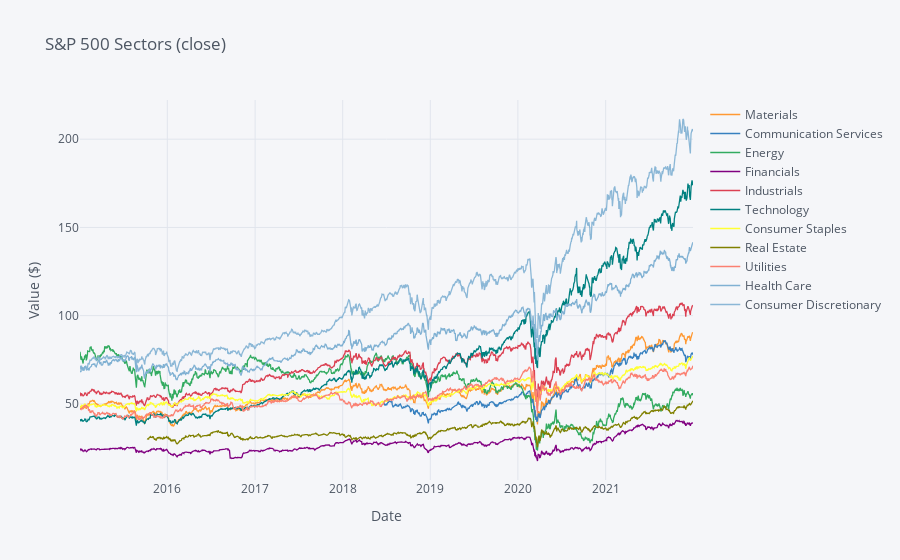

Notebook cell for this chart:
### Code cell
sectplot("close", stocks)

### Figure 1 — Plotly figure (JSON) as saved in the notebook; plotly's stock layout.template omitted (floating-point values rounded to 4 significant figures; data arrays with more than 128 entries replaced by an {"elided": "..."} marker saying what was removed)
{"data": [{"line": {"color": "rgba(255, 153, 51, 1.0)", "dash": "solid", "shape": "linear", "width": 1.3}, "mode": "lines", "name": "Materials", "text": "", "type": "scatter", "x": {"elided": "1763 str values"}, "y": {"elided": "1763 float values"}}, {"line": {"color": "rgba(55, 128, 191, 1.0)", "dash": "solid", "shape": "linear", "width": 1.3}, "mode": "lines", "name": "Communication Services", "text": "", "type": "scatter", "x": {"elided": "1763 str values"}, "y": {"elided": "1763 mixed values"}}, {"line": {"color": "rgba(50, 171, 96, 1.0)", "dash": "solid", "shape": "linear", "width": 1.3}, "mode": "lines", "name": "Energy", "text": "", "type": "scatter", "x": {"elided": "1763 str values"}, "y": {"elided": "1763 float values"}}, {"line": {"color": "rgba(128, 0, 128, 1.0)", "dash": "solid", "shape": "linear", "width": 1.3}, "mode": "lines", "name": "Financials", "text": "", "type": "scatter", "x": {"elided": "1763 str values"}, "y": {"elided": "1763 float values"}}, {"line": {"color": "rgba(219, 64, 82, 1.0)", "dash": "solid", "shape": "linear", "width": 1.3}, "mode": "lines", "name": "Industrials", "text": "", "type": "scatter", "x": {"elided": "1763 str values"}, "y": {"elided": "1763 float values"}}, {"line": {"color": "rgba(0, 128, 128, 1.0)", "dash": "solid", "shape": "linear", "width": 1.3}, "mode": "lines", "name": "Technology", "text": "", "type": "scatter", "x": {"elided": "1763 str values"}, "y": {"elided": "1763 float values"}}, {"line": {"color": "rgba(255, 255, 51, 1.0)", "dash": "solid", "shape": "linear", "width": 1.3}, "mode": "lines", "name": "Consumer Staples", "text": "", "type": "scatter", "x": {"elided": "1763 str values"}, "y": {"elided": "1763 float values"}}, {"line": {"color": "rgba(128, 128, 0, 1.0)", "dash": "solid", "shape": "linear", "width": 1.3}, "mode": "lines", "name": "Real Estate", "text": "", "type": "scatter", "x": {"elided": "1763 str values"}, "y": {"elided": "1763 mixed values"}}, {"line": {"color": "rgba(251, 128, 114, 1.0)", "dash": "solid", "shape": "linear", "width": 1.3}, "mode": "lines", "name": "Utilities", "text": "", "type": "scatter", "x": {"elided": "1763 str values"}, "y": {"elided": "1763 float values"}}, {"line": {"color": "rgba(128, 177, 211, 1.0)", "dash": "solid", "shape": "linear", "width": 1.3}, "mode": "lines", "name": "Health Care", "text": "", "type": "scatter", "x": {"elided": "1763 str values"}, "y": {"elided": "1763 float values"}}, {"line": {"color": "rgba(128, 177, 211, 0.8999999999999999)", "dash": "solid", "shape": "linear", "width": 1.3}, "mode": "lines", "name": "Consumer Discretionary", "text": "", "type": "scatter", "x": {"elided": "1763 str values"}, "y": {"elided": "1763 float values"}}], "layout": {"legend": {"bgcolor": "#F5F6F9", "font": {"color": "#4D5663"}}, "paper_bgcolor": "#F5F6F9", "plot_bgcolor": "#F5F6F9", "title": {"font": {"color": "#4D5663"}, "text": "S&P 500 Sectors (close)"}, "xaxis": {"gridcolor": "#E1E5ED", "showgrid": true, "tickfont": {"color": "#4D5663"}, "title": {"font": {"color": "#4D5663"}, "text": "Date"}, "zerolinecolor": "#E1E5ED"}, "yaxis": {"gridcolor": "#E1E5ED", "showgrid": true, "tickfont": {"color": "#4D5663"}, "title": {"font": {"color": "#4D5663"}, "text": "Value ($)"}, "zerolinecolor": "#E1E5ED"}}}
